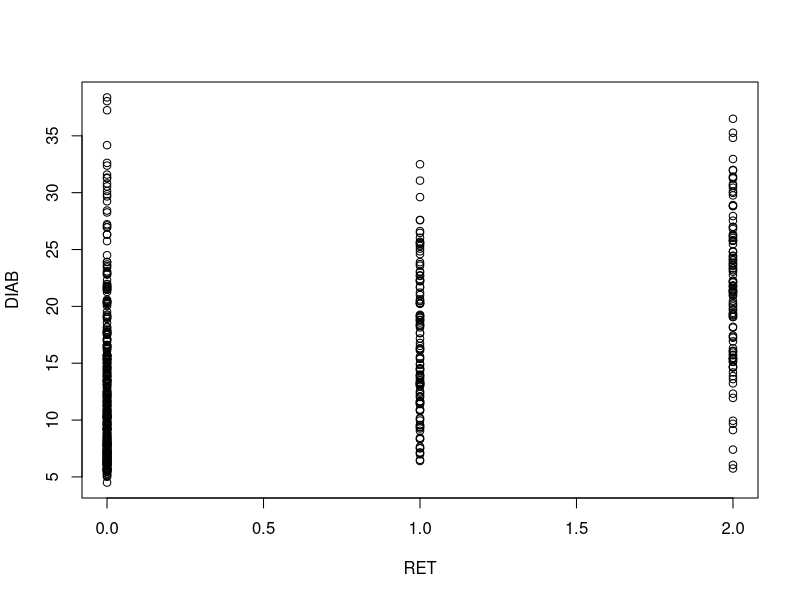

The R source for this figure: (Note: this script raises an error after producing the figure.)
## Question 1

data<-read.table("retinopathy.txt", sep="\t", dec=".", header=TRUE)
attach(data)
library(nnet)

plot(RET,DIAB)

## a

model<-multinom(RET~DIAB, data=data)
summary(model)

newdata<-data.frame(DIAB=20)
predict(model, newdata=newdata, type="probs")
round(predict(model, newdata=newdata, type="probs"),3)

## maximum likelihood estimate when Y=2 is 0.246

## b

install.packages("ordinal")
library("ordinal")

data$RET<-factor(data$RET)
levels(data$RET)
data$RET<-relevel(data$RET, 1)
data$RET<-relevel(data$RET, 0)
data$RET<-ordered(data$RET)
levels(data$RET)

modelC<-clm(RET~DIAB,data=data)
summary(modelC)

predict(modelC, newdata=newdata, type="cum.prob")

#when y = 2 max_likelihood_estimate is 0.7543307

## c

modelC_All<-clm(RET~DIAB+GH+BP+SM,data=data)
summary(modelC_All)

y1<-RET==0
y2<-RET==1
y3<-RET==2


Y<-cbind(as.numeric(y1),as.numeric(y2),as.numeric(y3))

fittedM<-predict(model, newdata=data, type="probs")
eM<-Y-fittedM
MSE.m<-mean(diag(eM%*%t(eM)))

fittedC<-predict(modelC_All, newdata=data, type="prob")$fit
eC<-Y-fittedC
MSE.c<-mean(diag(eC%*%t(eC)))

##model multinomial MSE = 0.4638806 and model cumulative logit MSE = 1.081754
##model multinomial fits best to data


## Question 2

data<-read.table("NitrogenYield.txt", sep="\t", dec=".", header=TRUE)
attach(data)

plot(Nitrogen, Yield)
library(nlme)

## a 

model.poly<-lm(Yield~Nitrogen+I(Nitrogen^2), data=data)
summary(model.poly)
coef(model.poly)[3]

plot(Nitrogen, Yield)
lines(Nitrogen, fitted(model.poly), col="red")

## maximum likelihood estimate is - 0.0022237


## b 

model.expon<-glm(Yield~log(Nitrogen),family=gaussian(link="log"), data=data)
summary(model.expon)
predict(model.expon, newdata=data.frame(Nitrogen=150), type="response")

plot(Nitrogen, Yield)
lines(Nitrogen, fitted(model.poly), col="red")
lines(Nitrogen, fitted(model.expon, type="response"), col="blue")

## maximum likelihood estimate is 90.66521.

## c

model.asymp<-nls(Yield~SSasymp(Nitrogen, Asym,R0,lrc), data=data)
summary(model.asymp)

plot(Nitrogen, Yield)
lines(Nitrogen, fitted(model.poly), col="red", lwd=3)
lines(Nitrogen, fitted(model.expon, type="response"), col="blue")
lines(Nitrogen, fitted(model.asymp, type="response"), col="black", lwd=3)

## maximum likelihood estimate is 102.0634. 


## d 

model.mm<-nls(Yield~SSmicmen(Nitrogen, Vm, K), data=data)
summary(model.mm)
newdata<-data.frame(Nitrogen=150)
predict(model.mm,newdata=newdata)

## Maximum likelihood estimate is 90.57802

plot(Nitrogen, Yield)
lines(Nitrogen, fitted(model.poly), col="red")
lines(Nitrogen, fitted(model.expon, type="response"), col="blue")
lines(Nitrogen, fitted(model.asymp, type="response"), col="black")
lines(Nitrogen, fitted(model.mm, type="response"), col="green", lwd=3)

gmodel<-glm(Yield~I(1/Nitrogen), family=gaussian(link="inverse"), data=data)

lines(Nitrogen, fitted(gmodel, type="response"), col="brown", lwd=3)


AIC(model.poly)
AIC(model.expon)
AIC(model.asymp)
AIC(model.mm)


## e

model.asymp<-nls(Yield~SSasymp(Nitrogen,Asym,R0,lrc), data=data)
summary(model.asymp)

beta<-coef(model.asymp)
cov.beta<-vcov(model.asymp)

predict(model.asymp, newdata=data.frame(Nitrogen=150), type="response")

library(mvtnorm)
beta.star<-rmvnorm(1000, mean = beta, sigma = cov.beta)

Asym<-beta.star[,1]
R0<-beta.star[,2]
lrc<-beta.star[,3]

mu.star<-Asym+(R0-Asym)*exp(-exp(lrc)*newdata$Nitrogen)

conf.lowerbound<-quantile(mu.star, c(0.025))
conf.upperbound<-quantile(mu.star, c(0.975))
conf.lowerbound
conf.upperbound

sigma2<-sigma(model.asymp)[1]^2
yf.star<-rnorm(10000, mean=mu.star, sd=sqrt(sigma2))
pred.lowerbound<-quantile(yf.star, c(0.1))
pred.upperbound<-quantile(yf.star, c(0.9))

pred.lowerbound # 83.16026 
pred.upperbound # 99.13124 

newdata<-data.frame(Nitrogen=0:200)

pred.lowerbound<-numeric()
pred.upperbound<-numeric()

for(i in 1:dim(newdata)[1]){
  
  mu.star<-Asym+(R0-Asym)*exp(-exp(lrc)*newdata$Nitrogen[i])
  
  sigma2<-sigma(model.asymp)[1]^2
  yf.star<-rnorm(10000, mean=mu.star, sd=sqrt(sigma2))
  pred.lowerbound[i]<-quantile(yf.star, c(0.1))
  pred.upperbound[i]<-quantile(yf.star, c(0.9))
  
}

plot(Nitrogen, Yield)
lines(Nitrogen, fitted(model.asymp, type="response"), col="black")
lines(newdata$Nitrogen, pred.lowerbound, col="red")
lines(newdata$Nitrogen, pred.upperbound, col="red")
